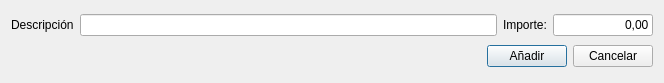
<?xml version="1.0" encoding="UTF-8"?>
<ui version="4.0">
 <class>frmgastos_ped_pro</class>
 <widget class="QDialog" name="frmgastos_ped_pro">
  <property name="geometry">
   <rect>
    <x>0</x>
    <y>0</y>
    <width>664</width>
    <height>83</height>
   </rect>
  </property>
  <property name="windowTitle">
   <string>Dialog</string>
  </property>
  <layout class="QGridLayout" name="gridLayout">
   <item row="0" column="0" colspan="3">
    <layout class="QHBoxLayout" name="horizontalLayout">
     <item>
      <widget class="QLabel" name="label">
       <property name="text">
        <string>Descripción</string>
       </property>
      </widget>
     </item>
     <item>
      <widget class="QLineEdit" name="txtDescripcion"/>
     </item>
     <item>
      <widget class="QLabel" name="label_2">
       <property name="text">
        <string>Importe:</string>
       </property>
      </widget>
     </item>
     <item>
      <widget class="QLineEdit" name="txtImporte">
       <property name="maximumSize">
        <size>
         <width>100</width>
         <height>16777215</height>
        </size>
       </property>
       <property name="text">
        <string>0,00</string>
       </property>
       <property name="alignment">
        <set>Qt::AlignRight|Qt::AlignTrailing|Qt::AlignVCenter</set>
       </property>
      </widget>
     </item>
    </layout>
   </item>
   <item row="1" column="0">
    <spacer name="horizontalSpacer">
     <property name="orientation">
      <enum>Qt::Horizontal</enum>
     </property>
     <property name="sizeHint" stdset="0">
      <size>
       <width>471</width>
       <height>20</height>
      </size>
     </property>
    </spacer>
   </item>
   <item row="1" column="1">
    <widget class="QPushButton" name="btnAnadir">
     <property name="text">
      <string>Añadir</string>
     </property>
    </widget>
   </item>
   <item row="1" column="2">
    <widget class="QPushButton" name="btnCancelar">
     <property name="text">
      <string>Cancelar</string>
     </property>
    </widget>
   </item>
  </layout>
 </widget>
 <resources/>
 <connections>
  <connection>
   <sender>btnCancelar</sender>
   <signal>clicked()</signal>
   <receiver>frmgastos_ped_pro</receiver>
   <slot>close()</slot>
   <hints>
    <hint type="sourcelabel">
     <x>614</x>
     <y>64</y>
    </hint>
    <hint type="destinationlabel">
     <x>248</x>
     <y>43</y>
    </hint>
   </hints>
  </connection>
 </connections>
</ui>
